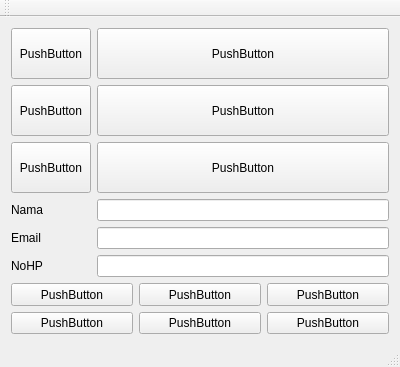
<?xml version="1.0" encoding="UTF-8"?>
<ui version="4.0">
 <class>MainWindow</class>
 <widget class="QMainWindow" name="MainWindow">
  <property name="geometry">
   <rect>
    <x>0</x>
    <y>0</y>
    <width>400</width>
    <height>367</height>
   </rect>
  </property>
  <property name="windowTitle">
   <string>MainWindow</string>
  </property>
  <widget class="QWidget" name="centralWidget">
   <layout class="QGridLayout" name="gridLayout_2">
    <item row="0" column="0">
     <layout class="QVBoxLayout" name="verticalLayout">
      <item>
       <widget class="QPushButton" name="pushButton_5">
        <property name="sizePolicy">
         <sizepolicy hsizetype="Minimum" vsizetype="Preferred">
          <horstretch>0</horstretch>
          <verstretch>0</verstretch>
         </sizepolicy>
        </property>
        <property name="text">
         <string>PushButton</string>
        </property>
       </widget>
      </item>
     </layout>
    </item>
    <item row="0" column="1">
     <widget class="QPushButton" name="pushButton_3">
      <property name="sizePolicy">
       <sizepolicy hsizetype="Minimum" vsizetype="Preferred">
        <horstretch>0</horstretch>
        <verstretch>0</verstretch>
       </sizepolicy>
      </property>
      <property name="text">
       <string>PushButton</string>
      </property>
     </widget>
    </item>
    <item row="1" column="0">
     <widget class="QPushButton" name="pushButton_4">
      <property name="sizePolicy">
       <sizepolicy hsizetype="Minimum" vsizetype="Preferred">
        <horstretch>0</horstretch>
        <verstretch>0</verstretch>
       </sizepolicy>
      </property>
      <property name="text">
       <string>PushButton</string>
      </property>
     </widget>
    </item>
    <item row="1" column="1">
     <widget class="QPushButton" name="pushButton">
      <property name="sizePolicy">
       <sizepolicy hsizetype="Minimum" vsizetype="Preferred">
        <horstretch>0</horstretch>
        <verstretch>0</verstretch>
       </sizepolicy>
      </property>
      <property name="text">
       <string>PushButton</string>
      </property>
     </widget>
    </item>
    <item row="2" column="0">
     <widget class="QPushButton" name="pushButton_6">
      <property name="sizePolicy">
       <sizepolicy hsizetype="Minimum" vsizetype="Preferred">
        <horstretch>0</horstretch>
        <verstretch>0</verstretch>
       </sizepolicy>
      </property>
      <property name="text">
       <string>PushButton</string>
      </property>
     </widget>
    </item>
    <item row="2" column="1">
     <widget class="QPushButton" name="pushButton_2">
      <property name="sizePolicy">
       <sizepolicy hsizetype="Minimum" vsizetype="Preferred">
        <horstretch>0</horstretch>
        <verstretch>0</verstretch>
       </sizepolicy>
      </property>
      <property name="text">
       <string>PushButton</string>
      </property>
     </widget>
    </item>
    <item row="3" column="0">
     <widget class="QLabel" name="label_2">
      <property name="text">
       <string>Nama</string>
      </property>
     </widget>
    </item>
    <item row="3" column="1">
     <widget class="QLineEdit" name="lineEdit"/>
    </item>
    <item row="4" column="0">
     <widget class="QLabel" name="label_3">
      <property name="text">
       <string>Email</string>
      </property>
     </widget>
    </item>
    <item row="4" column="1">
     <widget class="QLineEdit" name="lineEdit_2"/>
    </item>
    <item row="5" column="0">
     <widget class="QLabel" name="label">
      <property name="text">
       <string>NoHP</string>
      </property>
     </widget>
    </item>
    <item row="5" column="1">
     <widget class="QLineEdit" name="lineEdit_3"/>
    </item>
    <item row="6" column="0" colspan="2">
     <layout class="QGridLayout" name="gridLayout">
      <item row="0" column="0">
       <widget class="QPushButton" name="pushButton_7">
        <property name="sizePolicy">
         <sizepolicy hsizetype="Minimum" vsizetype="Preferred">
          <horstretch>0</horstretch>
          <verstretch>0</verstretch>
         </sizepolicy>
        </property>
        <property name="text">
         <string>PushButton</string>
        </property>
       </widget>
      </item>
      <item row="0" column="1">
       <widget class="QPushButton" name="pushButton_8">
        <property name="sizePolicy">
         <sizepolicy hsizetype="Minimum" vsizetype="Preferred">
          <horstretch>0</horstretch>
          <verstretch>0</verstretch>
         </sizepolicy>
        </property>
        <property name="text">
         <string>PushButton</string>
        </property>
       </widget>
      </item>
      <item row="0" column="2">
       <widget class="QPushButton" name="pushButton_9">
        <property name="sizePolicy">
         <sizepolicy hsizetype="Minimum" vsizetype="Preferred">
          <horstretch>0</horstretch>
          <verstretch>0</verstretch>
         </sizepolicy>
        </property>
        <property name="text">
         <string>PushButton</string>
        </property>
       </widget>
      </item>
      <item row="1" column="0">
       <widget class="QPushButton" name="pushButton_10">
        <property name="sizePolicy">
         <sizepolicy hsizetype="Minimum" vsizetype="Preferred">
          <horstretch>0</horstretch>
          <verstretch>0</verstretch>
         </sizepolicy>
        </property>
        <property name="text">
         <string>PushButton</string>
        </property>
       </widget>
      </item>
      <item row="1" column="1">
       <widget class="QPushButton" name="pushButton_11">
        <property name="sizePolicy">
         <sizepolicy hsizetype="Minimum" vsizetype="Preferred">
          <horstretch>0</horstretch>
          <verstretch>0</verstretch>
         </sizepolicy>
        </property>
        <property name="text">
         <string>PushButton</string>
        </property>
       </widget>
      </item>
      <item row="1" column="2">
       <widget class="QPushButton" name="pushButton_12">
        <property name="sizePolicy">
         <sizepolicy hsizetype="Minimum" vsizetype="Preferred">
          <horstretch>0</horstretch>
          <verstretch>0</verstretch>
         </sizepolicy>
        </property>
        <property name="text">
         <string>PushButton</string>
        </property>
       </widget>
      </item>
     </layout>
    </item>
   </layout>
  </widget>
  <widget class="QMenuBar" name="menuBar">
   <property name="geometry">
    <rect>
     <x>0</x>
     <y>0</y>
     <width>400</width>
     <height>25</height>
    </rect>
   </property>
  </widget>
  <widget class="QToolBar" name="mainToolBar">
   <attribute name="toolBarArea">
    <enum>TopToolBarArea</enum>
   </attribute>
   <attribute name="toolBarBreak">
    <bool>false</bool>
   </attribute>
  </widget>
  <widget class="QStatusBar" name="statusBar"/>
 </widget>
 <layoutdefault spacing="6" margin="11"/>
 <resources/>
 <connections/>
</ui>
